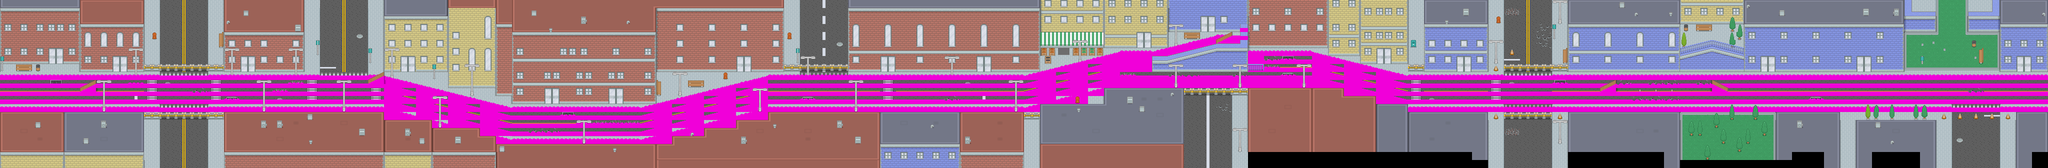

Rendered tile map (Tiled .tmx) drawn with the repository's tilesets; below, a short description and the map source with its tile grids summarised:
An orthogonal 128x21 tile map with 32x16 px tiles, 15 tile layers (background, backgroundOverlay, z=-96, z=-64 Visible, ...), 3 hidden layers not drawn.

<map version="1.2" tiledversion="1.2.1" orientation="orthogonal" renderorder="right-down" width="128" height="21" tilewidth="32" tileheight="16" infinite="0" nextlayerid="128" nextobjectid="2">
 <tileset firstgid="1" name="ortho-city-32x16" tilewidth="32" tileheight="16" tilecount="512" columns="16">
  <image source="../../sprites/ortho-city-32x16.png" width="512" height="512" />
 </tileset>
 <layer id="108" name="background" width="128" height="21">
  <data>[2688 cells, 1990 non-empty, 94 distinct tile ids]</data>
 </layer>
 <layer id="109" name="z=-128" width="128" height="21" visible="0">
  <data>[2688 cells, 146 non-empty, 2 distinct tile ids]</data>
 </layer>
 <layer id="110" name="backgroundOverlay" width="128" height="21">
  <data>[2688 cells, 444 non-empty, 53 distinct tile ids]</data>
 </layer>
 <layer id="111" name="z=-96" width="128" height="21">
  <data>[2688 cells, 74 non-empty, 17 distinct tile ids]</data>
 </layer>
 <layer id="112" name="z=-64 Visible" width="128" height="21">
  <data>[2688 cells, 69 non-empty, 12 distinct tile ids]</data>
 </layer>
 <layer id="113" name="z=-64" width="128" height="21">
  <properties>
   <property name="z" type="float" value="-2" />
  </properties>
  <data>[2688 cells, 160 non-empty, 8 distinct tile ids]</data>
 </layer>
 <layer id="114" name="z=-32 Visible" width="128" height="21">
  <data>[2688 cells, 8 non-empty, 6 distinct tile ids]</data>
 </layer>
 <layer id="115" name="z=-32" width="128" height="21">
  <properties>
   <property name="z" type="float" value="-1" />
  </properties>
  <data>[2688 cells, 162 non-empty, 11 distinct tile ids]</data>
 </layer>
 <layer id="116" name="z=0 Visible" width="128" height="21">
  <data>[2688 cells, 9 non-empty, 3 distinct tile ids]</data>
 </layer>
 <layer id="117" name="z=0" width="128" height="21">
  <properties>
   <property name="z" type="float" value="0" />
  </properties>
  <data>[2688 cells, 160 non-empty, 9 distinct tile ids]</data>
 </layer>
 <layer id="118" name="z=+32 Visible" width="128" height="21">
  <data>[2688 cells, 21 non-empty, 15 distinct tile ids]</data>
 </layer>
 <layer id="126" name="z=+32" width="128" height="21">
  <properties>
   <property name="z" type="float" value="1" />
  </properties>
  <data>[2688 cells, 154 non-empty, 7 distinct tile ids]</data>
 </layer>
 <layer id="120" name="z=+64 Visible" width="128" height="21">
  <data>[2688 cells, 0 non-empty, 0 distinct tile ids]</data>
 </layer>
 <layer id="127" name="z=+64" width="128" height="21">
  <properties>
   <property name="z" type="float" value="2" />
  </properties>
  <data>[2688 cells, 143 non-empty, 6 distinct tile ids]</data>
 </layer>
 <layer id="122" name="foreground" width="128" height="21">
  <data>[2688 cells, 672 non-empty, 45 distinct tile ids]</data>
 </layer>
 <layer id="123" name="z=+96" width="128" height="21" visible="0">
  <data>[2688 cells, 0 non-empty, 0 distinct tile ids]</data>
 </layer>
 <layer id="124" name="foregroundOverlay" width="128" height="21">
  <data>[2688 cells, 68 non-empty, 10 distinct tile ids]</data>
 </layer>
 <layer id="125" name="z=+128" width="128" height="21" visible="0">
  <data>[2688 cells, 0 non-empty, 0 distinct tile ids]</data>
 </layer>
</map>
